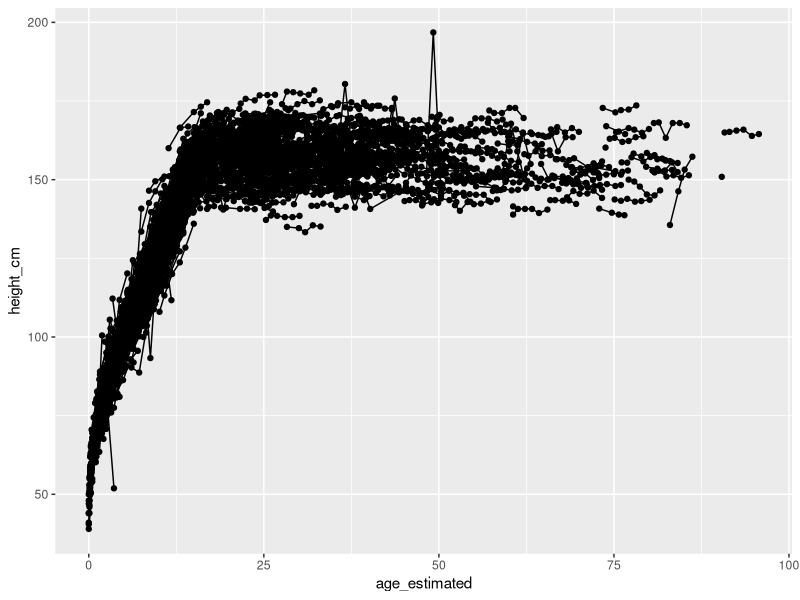
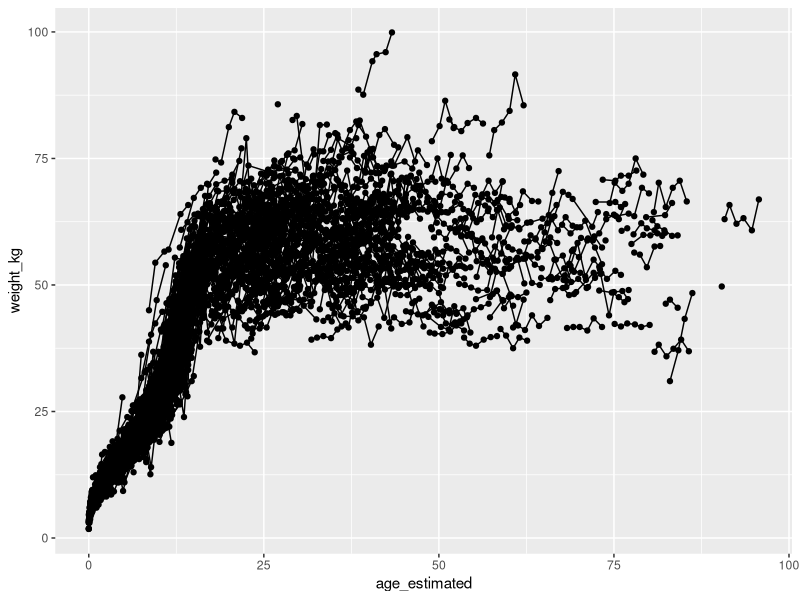

Source code (R) for these figures, in order: (Note: this script raises an error after producing the figures.)
###########################################################
################ Cleaning Tsimane TAPS data ################
###########################################################

# starting commit: 
#Author: catalina fernandez


setwd ("/Users/catalinafernandez/Library/CloudStorage/OneDrive-Personal/Growth_Project/Source/Tsimane_TAPS/")

library(dplyr)
library(lubridate)

rm(list = ls())
dat <- read.csv("site_measurements.csv") # 8509 obs. loaded

#####  Checks to ensure consistency #### 
colnames (dat)

#1. remove observations that do not have BOTH height and weight. Keep if only one is missing
sum(is.na(dat[["height_cm"]])) # 324 height measurements missing   
sum(is.na(dat[["weight_kg"]])) # 330 weight measurements missing
dat <- dat %>%
  filter(!(is.na(weight_kg) & is.na(height_cm))) #308 obs. removed 

#2. Check if there are duplicated rows
rep <- dat %>% select(-obs_id)

sum(duplicated(rep) | duplicated(rep, fromLast = TRUE)) # 4 obs.have duplicates; check 
dupl <- rep[duplicated(rep) | duplicated(rep, fromLast = TRUE), ] # check dupl.

# Remove duplicated obs, if any (obs_id = xxxx ; or person_id = xxxx)
#2a.ind. 256, obs.#xjkoc 
dat <- dat %>% filter(obs_id != "xjkoc")

#2b. ind. 464, obs.#xehwt
dat <- dat %>% filter(obs_id != "xehwt")

#dat <- dat %>% filter(person_id != "xxx")


# 3. Check how many people have X observations?
table(table(dat$person_id)) # most ind. have 6 obs. 

# 4. Add column 'estimated age' to make it easier to assess whether differences are likely or not 
### ! Check first the format of input dates, such as whether month is before day, whether numbers
# or month names are used, and n of digits for the year field, etc.

#### ----> no dates, only age

# mutate(date_of_birth = as.Date(date_of_birth, format = "%d/%m/%Y"),
  #      date_of_measure = as.Date(date_of_measure, format = "%d/%m/%Y"),
  #       age_estimated = as.numeric(interval(date_of_birth, date_of_measure) / dyears(1)))


#5. Check how many ind. don't have age, or don't have dob, or date of measure
sum(is.na(dat[["age_estimated"]])) #  2022 observations don't have age!!!

#6. Remove rows that don't have age, or age can't be calculated bc missing dates
miss_age <- dat %>% filter(is.na(age_estimated)) # 2022 obs don't have dates
ind_agemiss <- unique (miss_age$person_id) #623 ind. 

dat <- dat %>%
  filter(!person_id %in% ind_agemiss) # 2022 obs (623 ind.) removed

#dat <- dat %>%
#  filter(person_id != "xxx", # to remove entire individual
 #        obs_id != "xxx") # to remove only a specific row

#7. Count number of people in the dataframe
dat %>% distinct(person_id) %>%
  count() #1402 individuals in the dataframe

#8. Plot heights to catch evident outliers
library(ggplot2)
dev.off() 
ggplot(dat, aes(x =age_estimated, y = height_cm , group = person_id))+
  geom_line() +
  geom_point() # one ind. has height of almost 2m, check:

#8a. ind. 272, obs. #xzqgs; height of f ind. is 196.8; other obs for ind. are ±146
#most likely typo of 146.8; weight for obs. looks fine.
dat$height_cm [which(dat$obs_id=="xzqgs")] <- 146.8

dev.off() 
ggplot(dat, aes(x =age_estimated, y = weight_kg , group = person_id))+
  geom_line() +
  geom_point() #everything looks fine, one ind. is consistently heavier than the rest.


# 9. Check if all individuals have sex 

miss_sex <- dat %>% filter(is.na(sex)) #   NO cells where sex is NA
#Often, cells are empty instead of having a NA. The following script get those:
library(stringr)
fil <- dat %>%
  group_by(person_id) %>%
  filter(any(str_detect(sex, "^\\s*$"))) # NO sex cells that are empty
empty_sex_individuals <- dat %>%
  group_by(person_id) %>%
  filter(any(str_detect(sex, "^\\s*$"))) %>% # NO individuals have missing sex. 
  select(person_id) %>% 
  distinct()


# 10. Add count of obs. per ind. as new column 
dat <- dat %>%
  add_count(person_id, name = "obs_counts")

# 11. Create new df with ind. that have at least two obs. for additional checks
long <- dat %>%
  filter(obs_counts >= 2)

# 12. Check obs. that go down more than 3 cm
down <- long %>%
  arrange(person_id, age_estimated) %>%  # Arrange data by person_id and age
  group_by(person_id) %>%    # Group data by person_id
  mutate(obs_diff = height_cm - lag(height_cm, default = first(height_cm))) %>%
  ungroup() %>%
  filter (obs_diff <=-3)

#13. count n of obs that goes down.
down %>%
  distinct(person_id) %>%
  count() # 61 individuals shrink >3 cm  

i <- 1
print(long[long$person_id == down$person_id [i], ]) 
i <- i + 1

#13a1.ind. 61, obs. jxvy0; both height and weight are VERY off the ind. trajectory
dat <- dat %>% filter(obs_id != "jxvy0" ) #remove entire obs.

# 13a2. ind 85, obs. #xdf27 both height and weight are VERY off the ind. trajectory; probably different ind.
dat <- dat %>% filter(obs_id != "xdf27") #remove entire obs.

# 13a3. ind 120, obs. #qkbqr both height and weight are VERY off the ind. trajectory; probably different ind.
dat <- dat %>% filter(obs_id != "qkbqr")  #remove entire obs.

# 13a4. ind 179, obs. #9ije8 is off the trajectory for both height and weight. 
dat <- dat %>% filter(obs_id != "9ije8")  #Remove entire observation.

# 13a5. ind 200, obs. #ynr6. Height of 152cm is off the trajectory; weight seems ok
dat$height_cm [which(dat$obs_id=="ynr6n")] <-NA #remove only height 

# 13a6. ind 208, obs. #b3ki2. Height of 140cm is off the trajectory; weight seems ok.
dat$height_cm [which(dat$obs_id=="b3ki2")] <-NA #remove only height 

# 13a7. ind 241, obs. #0webq. Weight seems ok but there's most likely a typo in height (160cm) according to other values
dat$height_cm [which(dat$obs_id=="0webq")] <- 168.4

# 13a8. ind.253, obs #rz5wv.  Weight seems ok but there's most likely a typo in height (159.1cm) according to other values
dat$height_cm [which(dat$obs_id=="rz5w")] <- 153.1

# 13a9. ind 339, obs. #taw3f. Weight seems ok but there's most likely a typo in height (83.4cm) according to rest of the trajectory
dat$height_cm [which(dat$obs_id=="taw3f")] <- 93.1 #changed from 83.1, considering previous and following values 

# 13a10. ind 358 , obs. #i9bvj. Both height and weight are very off the ind. trajectory. 
dat <- dat %>% filter(obs_id != "i9bvj.")  #Remove entire observation.

# 13a11. ind 366, obs. #fbs4t. Height (155cm) is off the trajectory by 10cm, most likely a typo
dat$height_cm [which(dat$obs_id=="fbs4t")] <- 165 #changed from 155; according to rest of trajectory.

# 13a12. ind 423 , obs. #k0e2c. Height (142.6cm) is about 10cm off. Change to likely value 152.6 
dat$height_cm [which(dat$obs_id=="k0e2c")] <- 152.6

# 13a13. ind 472 , obs. #w72rj. Height (180.4cm) is ~20cm off the trajectory. Change to likely value 160.4
dat$height_cm [which(dat$obs_id=="w72rj")] <- 160.4

# 13a14. ind 544 , obs. #uybde. Height is off the trajectory
dat$height_cm [which(dat$obs_id=="uybde")] <- NA #remove height observation

# 13a15. ind 558 , obs. #e53ib. Height (80.8 cm) is off the trajectory but most likely a typo, given previous and following values.
dat$height_cm [which(dat$obs_id=="e53ib")] <- 90.8 #changed from 80.8

# 13a16. ind 596, obs. #cd3wg . Probably an error measurement in height, Weight seems fine
dat$height_cm [which(dat$obs_id=="cd3wg")] <- NA #remove height observation

# 13a17. ind 614 , obs. #bkwjb and #dd3q8 are off 3.2cm from the previous height observation. 
#left as it is

# 13a18. ind 631 , obs. #4obss. Height is off the trajectory.
dat$height_cm [which(dat$obs_id=="4obss")] <- NA #remove height observation

# 13a19. ind 649, obs. #757on and #28za0 are the first and second obs. Hard to know which is wrong.
dat$height_cm [which(dat$obs_id=="757on")] <- NA #remove both height observations
dat$height_cm [which(dat$obs_id=="28za0")] <- NA #remove both height observations

# 13a20. ind 768, obs. #uzw2k. Both height and weight are very off the trajectory.Prob. different ind.
dat <- dat %>% filter(obs_id != "uzw2k")  #Remove entire observation.

# 13a21. ind 798, obs. #56i96. Both height and weight are off the trajectory. Prob. different ind.
dat <- dat %>% filter(obs_id != "56i96")  #Remove entire observation.

# 13a22. ind 799, obs. #cbsem. Height (148.7) is off the trajectory. 
dat$height_cm [which(dat$obs_id=="cbsem")] <- NA

# 13a23. ind , obs. # xx

# 13ax. ind , obs. # xx

# 13ax. ind , obs. # xx

# 13ax. ind , obs. # xx

# 13ax. ind , obs. # xx

# 13ax. ind , obs. # xx
# a.2. ind. xxx, obs #xxx, explain why changing the value in the cell. 

dat$height_cm [which(dat$obs_id=="xxx")] <- xxx # changed from xxx

#14. Check how many height obs. goes up more than 10cm in a period of 1 year or less.

# ---update long first:
long <- dat %>%
  filter(obs_counts >= 2) 

up <- long %>% 
  arrange(person_id, age_estimated) %>%
  group_by(person_id) %>% 
  mutate(time_elap = as.numeric (age_estimated - first(age_estimated)),
         obs_diff = height_cm - lag(height_cm, default = first(height_cm))) %>%
  ungroup() %>%
  filter(person_id %in% unique(person_id[obs_diff >= 10 & time_elap < 1])) # xxx obs, go up more than 10cm

#i <- 1
#print(long[long$person_id == up$person_id [i], ]) 
#i <- i + 1

#15. Indicate how many obs. were removed 
sum(is.na(dat[["height_cm"]])) # xxx height are NA
sum(is.na(dat[["weight_kg"]])) # xxx weight are NA

# xxx obs.loaded; KEPT xxx  (xxx obs. removed entirely) 
# xxx NA height loaded; now xxx
# xxx  weight loaded; kept xxx  weight NA


#write.csv(dat, "site_measurements.csv",row.names = FALSE)

